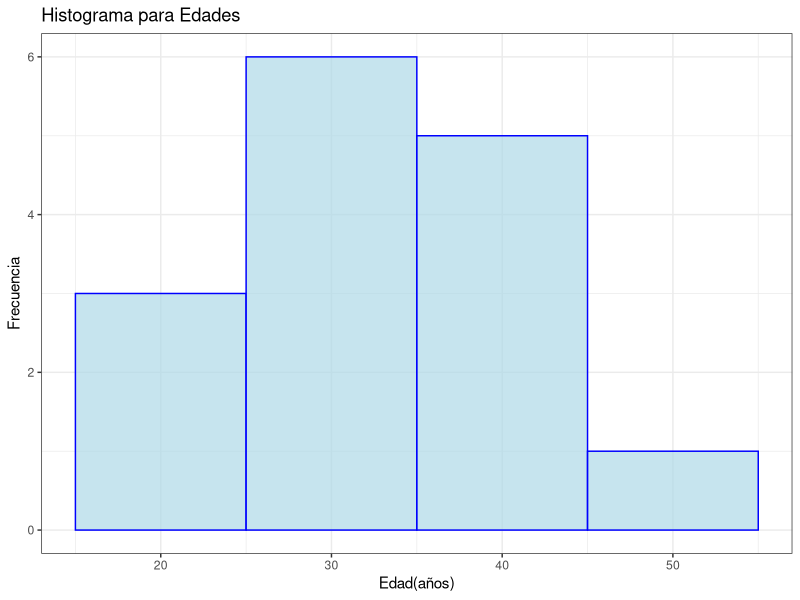

Generate this figure with R: (Note: this script raises an error after producing the figure.)
library(ggplot2)
datos <- data.frame(Edad =c(17,26,26,39,31,33,25,34,40,24,55,44,44,43,29))

#histograma
ggplot(datos, aes(x = Edad)) +
  geom_histogram(binwidth = 10, fill = "lightblue",color= "blue",alpha = 0.7) +
  labs(title = "Histograma para Edades",x="Edad(años)",y="Frecuencia") +
  theme_bw()

#Suavizado
ggplot(datos, c) +
  geom_density( fill = "lightblue",alpha = 0.7)+
  labs(title = "Histograma para Edades",x="Edad(años)",y="Densidad") +
  theme_bw()

#Histograma + Suavizado
ggplot(datos, aes(x = Edad)) +
  geom_histogram(aes(y=..density..),binwidth = 10, fill = "lightblue",color= "blue",alpha = 0.7)+
  geom_density( color = "red",alpha = 0.7, size =2)+
  labs(title = "Histograma y su respectivo suavizado",x="Edad(años)",y="Densidad")+
  theme_bw()


